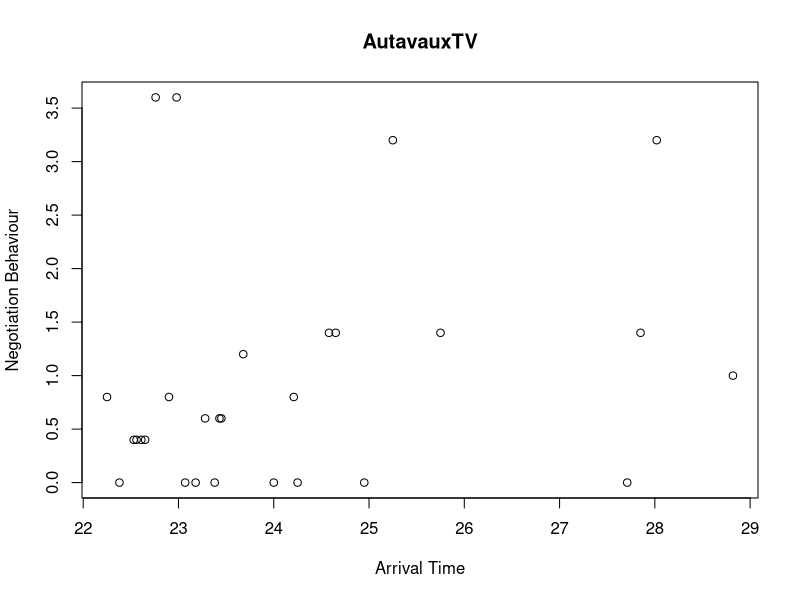
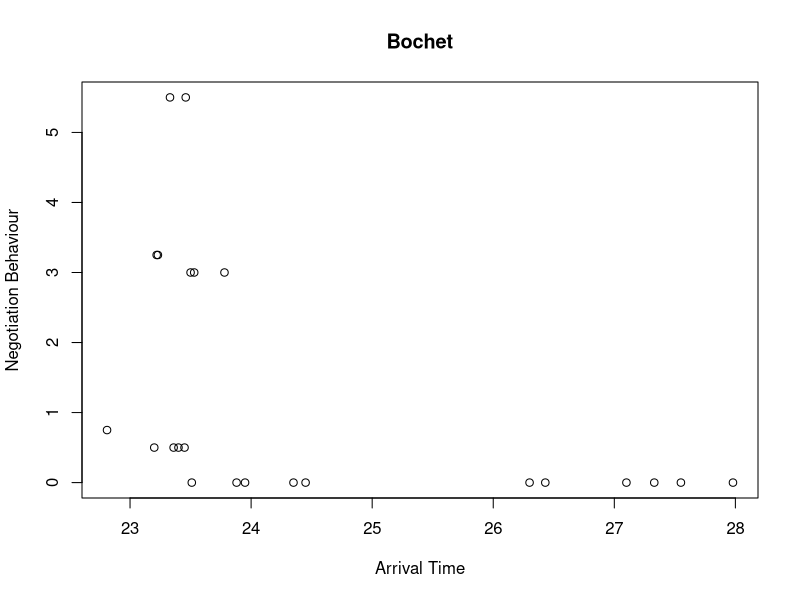
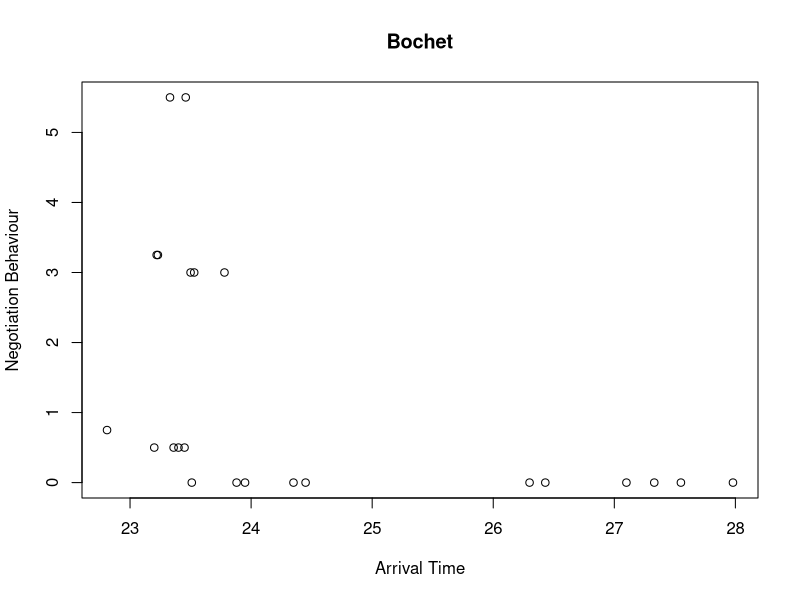
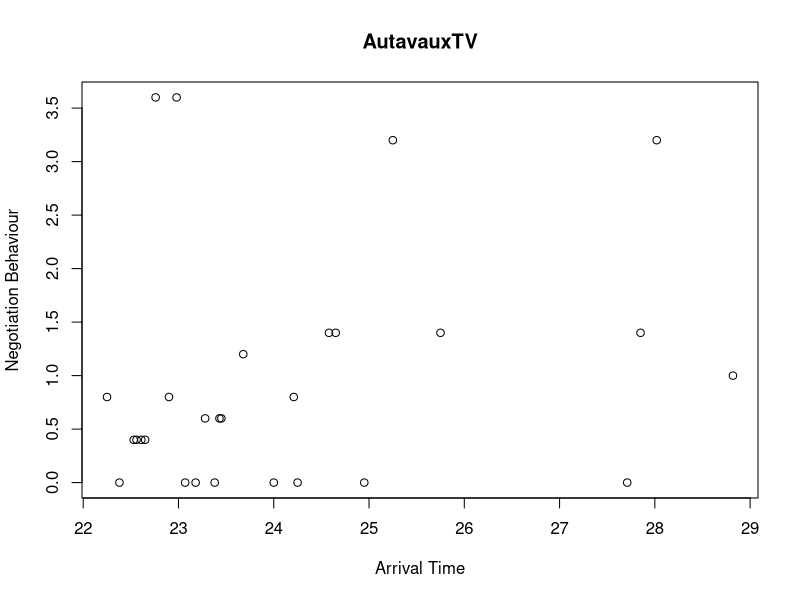
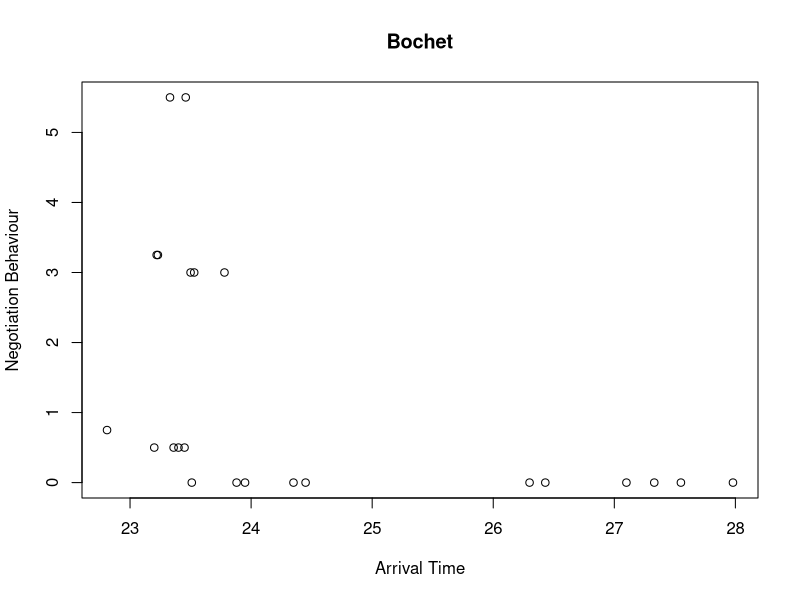
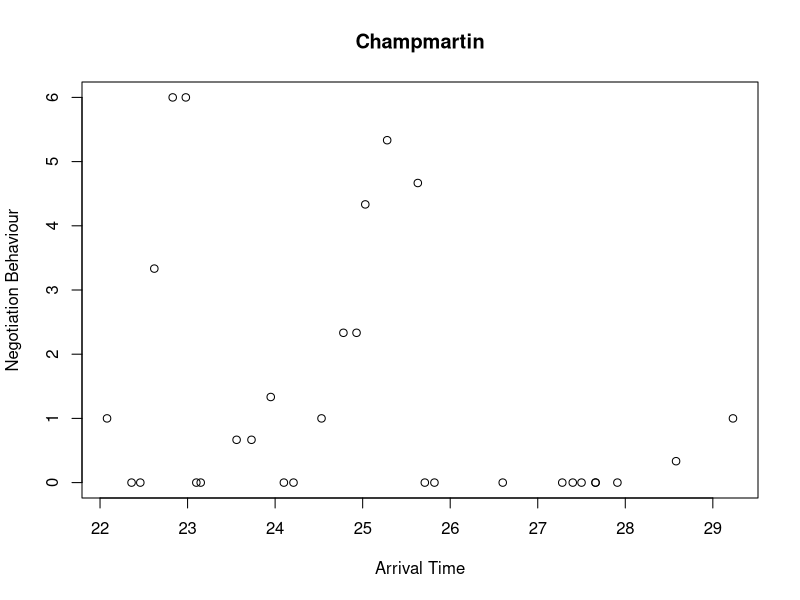
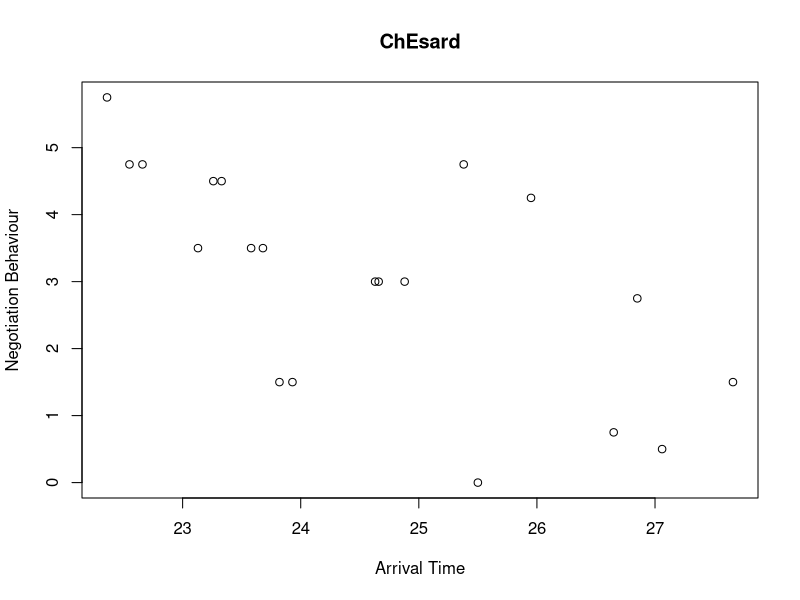
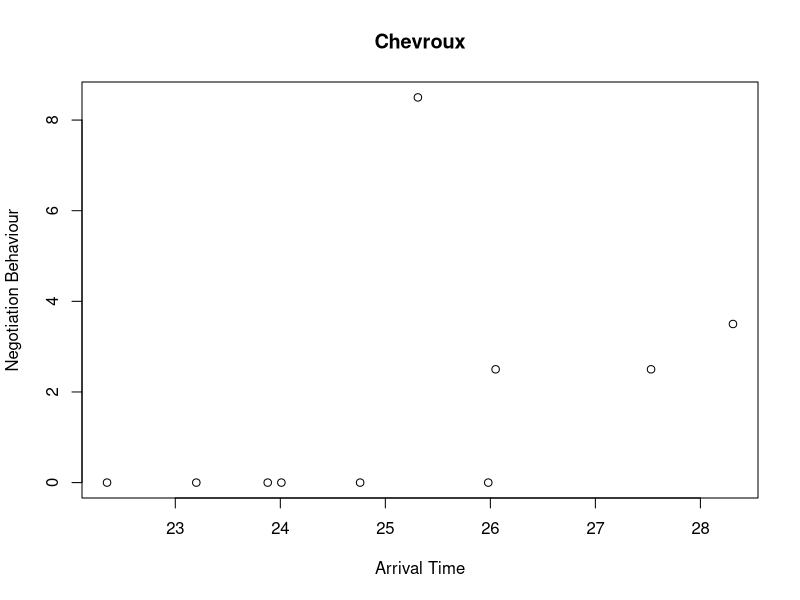

Write the R code that produced these figures, in order.
#Chapter 6
#Topics:
# Loops
# Functions

#setwd("/home/diego/Learning/LearningR") #Laptop 
#setwd("/home/valdeslab/Learning/LearningR") #GreenMachine
#rm(list = ls()) #clear environment

Owls = read.table(file = "RBook/Owls.txt", header = TRUE)
names(Owls)
str(Owls)
summary(Owls)
unique(Owls$Nest)

Owls.ATV = Owls[Owls$Nest == "AutavauxTV", ] #Get nest data
Owls.ATV
str(Owls.ATV)
#Plot arrival time vs negotiation behavior
plot(x = Owls.ATV$ArrivalTime, y = Owls.ATV$NegPerChick,
     main = "AutavauxTV",
     xlab = "Arrival Time",
     ylab = "Negotiation Behaviour"
     )

#Bot nest data
Owls.Bot = Owls[Owls$Nest == "Bochet", ]
Owls.Bot
str(Owls.Bot)
plot(x = Owls.Bot$ArrivalTime, y = Owls.Bot$NegPerChick,
     main = "Bochet",
     xlab = "Arrival Time",
     ylab = "Negotiation Behaviour"
)

#Modify Bot code for better functunality
setwd("/home/valdeslab/Learning/LearningR/Plots/Chapter_6") #GreenMachine for storing plots
Nest.i = "Bochet" #Nest name
Owls.i = Owls[Owls$Nest == Nest.i, ] #All nest data
FileName = paste(Nest.i, ".jpg", sep = "") #Create file name
jpeg(file = FileName) #Open file for storage, all output saved here
plot(x = Owls.i$ArrivalTime, y = Owls.i$NegPerChick,
     main = Nest.i,
     xlab = "Arrival Time",
     ylab = "Negotiation Behaviour"
)
dev.off() #Close file

setwd("/home/valdeslab/Learning/LearningR/Plots/Chapter_6/ChapterWork") #GreenMachine for storing plots
#Put it all in a loop
AllNests = unique(Owls$Nest)
for (i in 1:27){
  Nest.i = AllNests[i]
  Owls.i = Owls[Owls$Nest == Nest.i, ] #All nest data
  FileName = paste(Nest.i, ".jpg", sep = "") #Create file name
  jpeg(file = FileName) #Open file for storage, all output saved here
  plot(x = Owls.i$ArrivalTime, y = Owls.i$NegPerChick,
       main = Nest.i,
       xlab = "Arrival Time",
       ylab = "Negotiation Behaviour"
  )
  dev.off() #Close file
}

#Functions
setwd("/home/valdeslab/Learning/LearningR") #GreenMachine

Veg = read.table(file = "RBook/Vegetation2.txt", header = TRUE)
names(Veg)
str(Veg)

#Calculate missing variables using a function
#Will throw error on vector
NAPerVariable = function(X1) {
  D1 = is.na(X1) #Create an equivalent data structure with boolean values
  colSums(D1) #Sum up the columns
  #Final line of function is what is returned
}

NAPerVariable(Veg[ , 5:24])
NAPerVariable(Veg)










